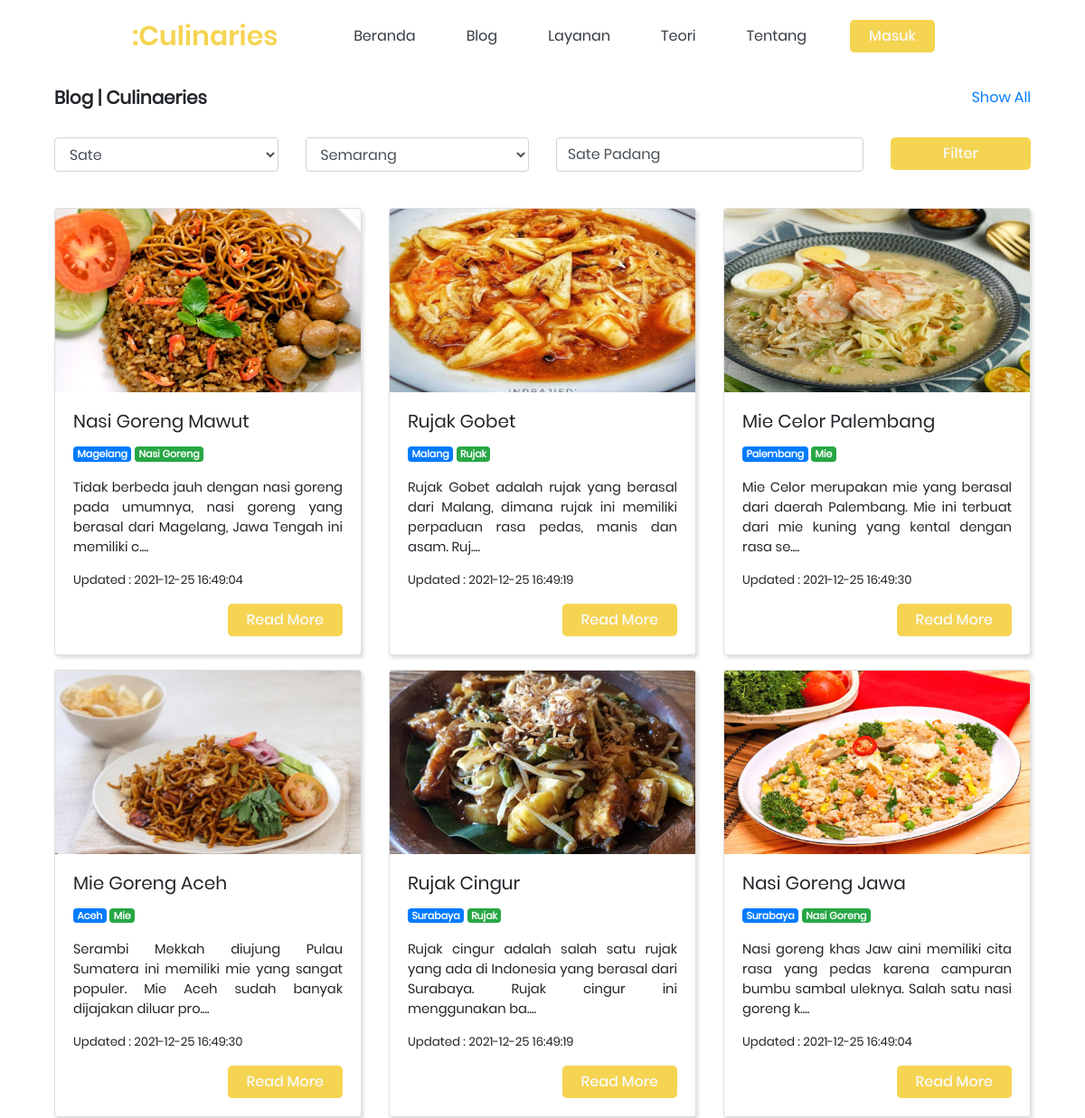
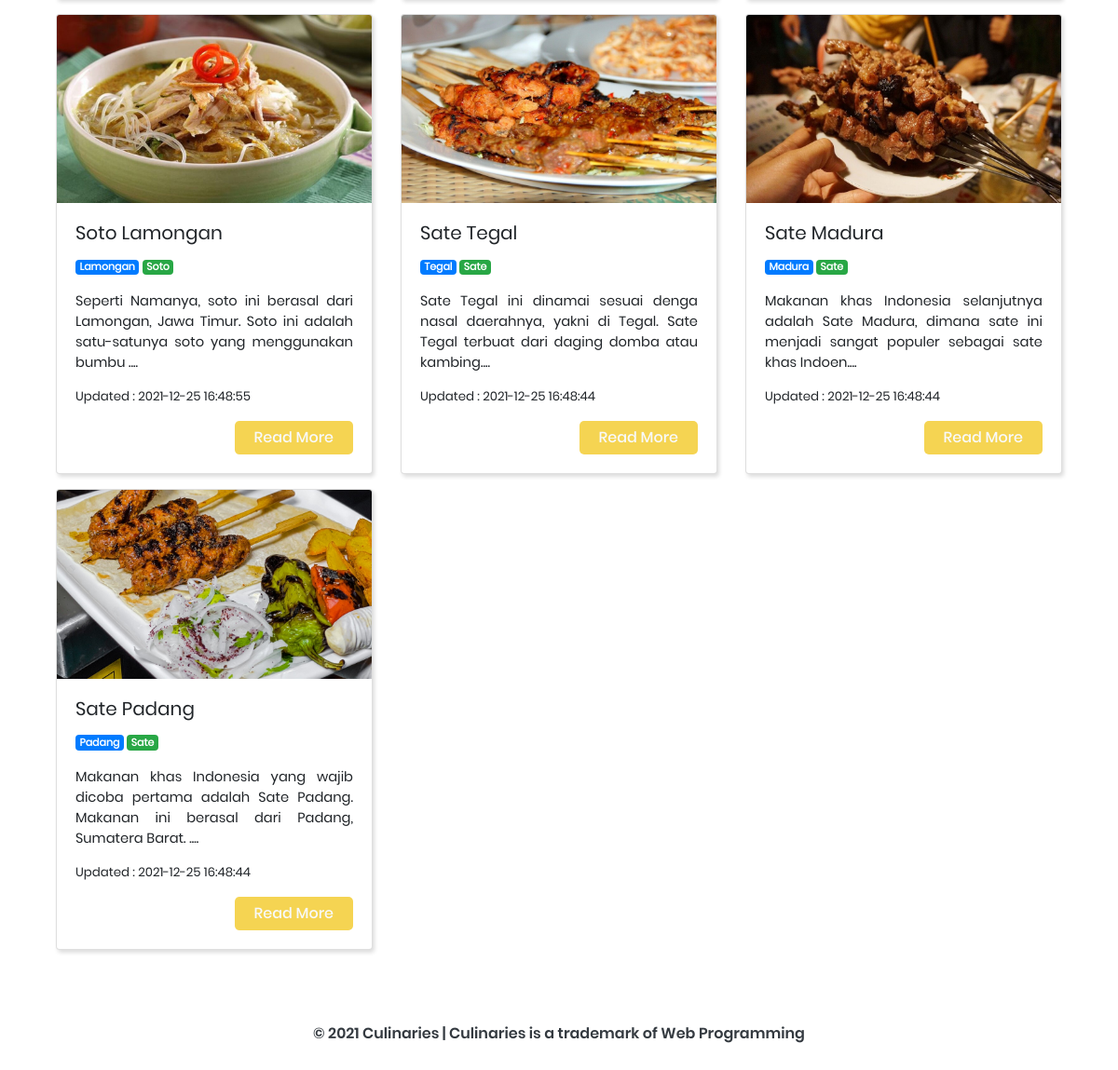
/culinaries/page/blog/index.php?key=Sate Padang, run on the app's committed database (2 pictures, top to bottom).
### tables this page shows
CREATE TABLE `culinary` (
  `id` int(11) NOT NULL,
  `city_id` int(11) NOT NULL,
  `category_id` int(11) NOT NULL,
  `uid` int(11) NOT NULL,
  `title` varchar(255) NOT NULL,
  `content` text NOT NULL,
  `img` varchar(255) NOT NULL,
  `created_at` datetime NOT NULL,
  `updated_at` datetime NOT NULL
);

CREATE TABLE `cities` (
  `city_id` int(11) NOT NULL,
  `city` varchar(100) NOT NULL,
  `created_at` datetime NOT NULL,
  `updated_at` datetime NOT NULL
);

CREATE TABLE `categories` (
  `category_id` int(11) NOT NULL,
  `category` varchar(100) NOT NULL,
  `created_at` datetime NOT NULL,
  `updated_at` datetime NOT NULL
);

### culinaries/page/blog/index.php (the view, shortened to what this page needs)
<?php require './../../app/config.php'; ?>
<!DOCTYPE html>
<html lang="en">
<head>
  <link rel="stylesheet" href="./../style/style.css">
  <link rel="stylesheet" href="https://cdnjs.cloudflare.com/ajax/libs/font-awesome/4.7.0/css/font-awesome.min.css">
  <link rel="stylesheet" href="https://maxcdn.bootstrapcdn.com/bootstrap/4.0.0/css/bootstrap.min.css">
  <link rel="stylesheet" href="https://cdn.datatables.net/1.11.3/css/dataTables.bootstrap4.min.css">
</head>
<body>
  <nav id="head" class="navbar nav navbar-expand-lg fixed-top" onscroll="Scroll()">
    <a class="navbar-brand" href="#"><b class="brand-var">:Culinaries</b></a>
    <div class="collapse pl-5 navbar-collapse" id="navbarSupportedContent">
      <ul class="navbar-nav ml-auto topnav">
        <li class="nav-item">
          <a class="nav-link" href="./../#beranda">Beranda <span class="sr-only">(current)</span></a>
        </li>
        <li class="nav-item">
          <a class="nav-link" href="./index.php">Blog</a>
        </li>
        <li class="nav-item">
          <a class="nav-link" href="./../#services">Layanan</a>
        </li>
        <li class="nav-item">
          <a class="nav-link" href="./../#teori">Teori</a>
        </li>
        <li class="nav-item">
          <a class="nav-link" href="./../#about">Tentang</a>
        </li>
      </ul>
      <div class="form-inline pr-15 my-2 my-lg-0">
        <?php if($_SESSION['sess_id']): ?>
            <a href="./../../admin/" class="btn btn-app">Dashboard</a>
        <?php else: ?>
            <a href="./../../auth/auth.php" class="btn btn-app">Masuk</a>
        <?php endif ?>
      </div>
    </div>
  </nav>
  <section class="content">
    <div class="p-5"></div>
    <div class="container">
      <div class="row">
        <div class="col-md-12">
          <h5 style="font-weight: bold" class="title float-left">Blog | Culinaeries </h5>
          <?php if(empty($_GET['key']) and empty($_GET['category_id']) and empty($_GET['city_id'])): ?>
          <?php else: ?>
            <a href="./" class="float-right">Show All</a>
          <?php endif ?>
        </div>
      </div>
      <br>
      <form action="./index.php" method="GET">
        <div class="form-group row">
          <div class="col-md-3">
            <?php $qCategories = "select * from categories"; ?>
            <?php $sCategories = mysqli_query($conn, $qCategories); ?>
            <select name="category_id" class="form-control">
              <?php foreach($sCategories as $key): ?>
                <option value="<?= $key['category_id'] ?>" <?= ($_GET['category_id'] == $key['category_id']) ? 'selected' : '' ?>><?= $key['category'] ?></option>
              <?php endforeach ?>
            </select>
          </div>
          <div class="col-md-3">
            <?php $qCities = "select * from cities"; ?>
            <?php $sCities = mysqli_query($conn, $qCities); ?>
            <select name="city_id" class="form-control">
              <?php foreach($sCities as $key): ?>
                <option value="<?= $key['city_id'] ?>" <?= ($_GET['city_id'] == $key['city_id']) ? 'selected' : '' ?>><?= $key['city'] ?></option>
              <?php endforeach ?>
            </select>
          </div>
          <div class="col-md-4">
            <input type="text" name="key" value="<?= $_GET['key'] ?>" class="form-control" placeholder="Search here">
          </div>
          <div class="col-md-2">
            <button class="btn btn-app btn-block">Filter</button>
          </div>
        </div>
      </form>
      <br>
      <div class="row">
        <?php $query = ''; ?>
        <?php if(empty($_GET['category_id']) || empty($_GET['city_id']) || empty($_GET['key'])): ?>
          <?php $query = "select * from culinary cl inner join cities ct on ct.city_id = cl.city_id inner join categories ca on ca.category_id = cl.category_id order by cl.id desc"; ?>
        <?php else: ?>
          <?php $query = "select * from culinary cl inner join cities ct on ct.city_id = cl.city_id inner join categories ca on ca.category_id = cl.category_id where cl.category_id = $_GET[category_id] or cl.city_id = $_GET[city_id] or cl.title like '%$_GET[key]%' order by cl.id desc"; ?>
        <?php endif ?>
        <?php $sql = mysqli_query($conn, $query); ?>
        <?php foreach($sql as $row): ?>
        <div class="col-md-4 mb-3">
          <div class="card" style="width: 100%;">
            <img class="card-img-top" src="./../../app/culinaries/<?= $row['img']; ?>" alt="Card image cap">
            <div style="font-size: 11pt !important" class="card-body">
              <h5 class="card-title"><?= $row['title'] ?></h5>
              <span class="badge badge-primary"><?= $row['city'] ?> </span>
              <span class="badge badge-success"><?= $row['category'] ?> </span>
              <p class="card-text"><?= substr($row['content'], 0, 150) ?>....</p>
              <p style="font-size: 10pt">Updated : <?= $row['updated_at'] ?></p>
              <a href="./detail.php?id=<?= $row['id'] ?>" class="btn btn-app float-right">Read More</a>
            </div>
          </div>
        </div>
        <?php endforeach ?>
      </div>
    </div>
    <div class="p-3"></div>
    <footer class="text-center">
      <p class="text-dark">© 2021 Culinaries | Culinaries is a trademark of Web Programming</p>
    </footer>
  </section>
</body>
</html>

### culinaries/page/style/style.css (style rules this page uses)
:root { --primary-color: #f5d452; --secondary-color: #ffe477; --light: #fff; --transparent: transparent; --dark: #242424; --subtitle-color: #707070; --bg-right-banner: url('./../svg/banner/wave-top.svg'); --bg-right-illustrator: url('./../svg/illustrator/right-ill.svg'); --bg-left-illustrator: url('./../svg/illustrator/left-ill.svg'); --bg-m-left-illustrator: url('./../svg/illustrator/m-left.svg'); --bg-right-illustrator-mitra: url('./../svg/banner/banner-mitra.svg'); --regular: 'Poppins-regular'; --medium: 'Poppins-medium'; --semibold: 'Poppins-semibold'; --bold: 'Poppins-bold'; }
body { font-family: 'Poppins-regular' !important; font-size: 12px; }
.nav { height: 80px !important; width: 100%; background-color: var(--transparent); z-index: -2; }
.nav-item { padding: 10px 0px !important; }
.nav-link { transition: .3s; }
.brand-var { width: 100px !important; padding: 15px 0px; margin-left: 130px; font-family: var(--semibold); font-size: 30px; color: var(--primary-color); }
.card { transition: .5s; box-shadow: 2px 3px 4px #ddd !important; }
footer { width: 100%; height: 80px; background-color: var(--transparent); }
footer p { padding: 30px 0px; font-family: var(--semibold); }
.pl-5 { padding-left: 50px !important; }
.pr-15 { padding-right: 150px !important; }
li { margin: 0px 40px 0px 0px !important; }
li a { color: var(--dark) !important; }
.row { margin-left: 0 !important; margin-right: 0 !important; }
.btn-app { border-radius: 5px !important; color: var(--light) !important; background-color: var(--primary-color); padding: 5px 20px 5px 20px !important; font-family: 'Poppins-medium'; }

### data on the page
culinary: img (picture), title "Nasi Goreng Mawut", city.city "Magelang", category.category "Nasi Goreng", content "Tidak berbeda jauh dengan nasi goreng pada umumnya, nasi goreng yang berasal dari Magelang, Jawa Tengah ini memiliki c", category.updated_at "2021-12-25 16:49:04"
culinary: img (picture), title "Rujak Gobet", city.city "Malang", category.category "Rujak", content "Rujak Gobet adalah rujak yang berasal dari Malang, dimana rujak ini memiliki perpaduan rasa pedas, manis dan asam. Ruj", category.updated_at "2021-12-25 16:49:19"
culinary: img (picture), title "Mie Celor Palembang", city.city "Palembang", category.category "Mie", content "Mie Celor merupakan mie yang berasal dari daerah Palembang. Mie ini terbuat dari mie kuning yang kental dengan rasa se", category.updated_at "2021-12-25 16:49:30"
culinary: img (picture), title "Mie Goreng Aceh", city.city "Aceh", category.category "Mie", content "Serambi Mekkah diujung Pulau Sumatera ini memiliki mie yang sangat populer. Mie Aceh sudah banyak dijajakan diluar pro", category.updated_at "2021-12-25 16:49:30"
culinary: img (picture), title "Rujak Cingur", city.city "Surabaya", category.category "Rujak", content "Rujak cingur adalah salah satu rujak yang ada di Indonesia yang berasal dari Surabaya. Rujak cingur ini menggunakan ba", category.updated_at "2021-12-25 16:49:19"
culinary: img (picture), title "Nasi Goreng Jawa", city.city "Surabaya", category.category "Nasi Goreng", content "Nasi goreng khas Jaw aini memiliki cita rasa yang pedas karena campuran bumbu sambal uleknya. Salah satu nasi goreng k", category.updated_at "2021-12-25 16:49:04"
culinary: img (picture), title "Soto Lamongan", city.city "Lamongan", category.category "Soto", content "Seperti Namanya, soto ini berasal dari Lamongan, Jawa Timur. Soto ini adalah satu-satunya soto yang menggunakan bumbu", category.updated_at "2021-12-25 16:48:55"
culinary: img (picture), title "Sate Tegal", city.city "Tegal", category.category "Sate", content "Sate Tegal ini dinamai sesuai denga nasal daerahnya, yakni di Tegal. Sate Tegal terbuat dari daging domba atau kambing", category.updated_at "2021-12-25 16:48:44"
culinary: img (picture), title "Sate Madura", city.city "Madura", category.category "Sate", content "Makanan khas Indonesia selanjutnya adalah Sate Madura, dimana sate ini menjadi sangat populer sebagai sate khas Indoen", category.updated_at "2021-12-25 16:48:44"
culinary: img (picture), title "Sate Padang", city.city "Padang", category.category "Sate", content "Makanan khas Indonesia yang wajib dicoba pertama adalah Sate Padang. Makanan ini berasal dari Padang, Sumatera Barat.", category.updated_at "2021-12-25 16:48:44"

### other printed values
form field category_id "Sate"
form field city_id "Semarang"
